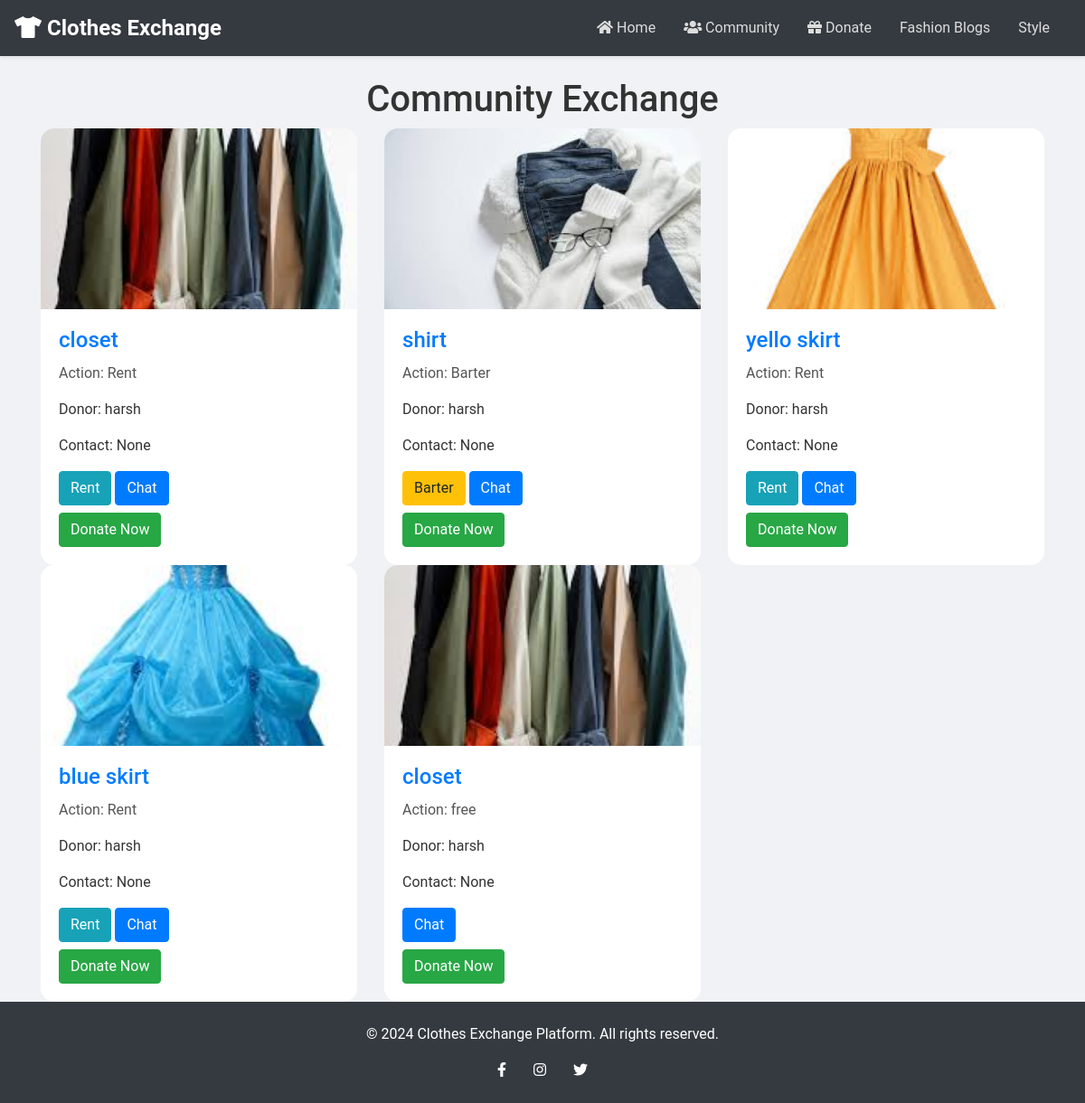
Page /donations/community/ on the committed database.
### donations/models.py (models this page shows, shortened)
class Donation(models.Model):
    ACTION_CHOICES = [
        ('donate', 'Donate'),
        ('trade', 'Trade'),
        ('lend', 'Lend'),
        ('barter', 'Barter'),
        ('rent', 'Rent'),
    ]
    clothes = models.ForeignKey(Clothes, on_delete=models.CASCADE)
    donor = models.ForeignKey(User, on_delete=models.CASCADE)
    action = models.CharField(max_length=10, choices=ACTION_CHOICES, default='donate')
    donation_date = models.DateTimeField(auto_now_add=True)
    recipient_name = models.CharField(max_length=100, null=True, blank=True)
    recipient_contact = models.CharField(max_length=15, null=True, blank=True)
    is_completed = models.BooleanField(default=False)
    barter_clothes = models.ForeignKey(Clothes, null=True, blank=True, on_delete=models.SET_NULL, related_name="barter_clothes")
    rental_period = models.PositiveIntegerField(null=True, blank=True)
    rental_end_date = models.DateField(null=True, blank=True)

### wardrobe/models.py (models this page shows, shortened)
class Clothes(models.Model):
    CATEGORY_CHOICES = [
        ('T-shirt', 'T-shirt'),
        ('Jeans', 'Jeans'),
        ('Jacket', 'Jacket'),
    ]
    name = models.CharField(max_length=100)
    image = models.ImageField(upload_to='clothes_images/')
    category = models.CharField(max_length=50, choices=CATEGORY_CHOICES)
    is_old = models.BooleanField(default=False)
    added_on = models.DateTimeField(auto_now_add=True)

### donations/views.py (the view)
# urls.py: path('community/', views.community_board, name='community_board'),
def community_board(request):
    available_items = Donation.objects.filter(is_completed=False)
    return render(request, 'donations/community_board.html', {'items': available_items})

### templates/donations/community_board.html (shortened to what this page needs)
{% extends 'base.html' %}
{% block content %}
<h1 class="text-center">Community Exchange</h1>
<div class="row">
    {% for item in items %}
    <div class="col-md-4">
        <div class="card">
            <img src="{{ item.clothes.image.url }}" class="card-img-top" alt="{{ item.clothes.name }}">
            <div class="card-body">
                <h5 class="card-title">{{ item.clothes.name }}</h5>
                <p class="card-text">Action: {{ item.get_action_display }}</p>
                <p>Donor: {{ item.donor.username }}</p>
                <p>Contact: {{ item.recipient_contact }}</p>
                {% if item.action == 'barter' %}
                    <a href="{% url 'barter_clothes' item.id %}" class="btn btn-warning">Barter</a>
                {% elif item.action == 'rent' %}
                    <a href="{% url 'rent_clothes' item.id %}" class="btn btn-info">Rent</a>
                {% endif %}
                <a href="{% url 'chat_room' item.id %}" class="btn btn-primary">Chat</a>
                <form method="post" action="{% url 'complete_transaction' item.id %}" class="mt-2">
                    <button type="submit" class="btn btn-success">Donate Now</button>
                </form>
            </div>
        </div>
    </div>
    {% endfor %}
</div>
{% endblock %}

### templates/base.html (shortened to what this page needs)
{% load static %}
<!DOCTYPE html>
<html lang="en">
<head>
    <link href="https://stackpath.bootstrapcdn.com/bootstrap/4.5.2/css/bootstrap.min.css" rel="stylesheet">
    <link href="https://cdnjs.cloudflare.com/ajax/libs/font-awesome/5.15.4/css/all.min.css" rel="stylesheet">
    <link href="{% static 'css/style.css' %}" rel="stylesheet">
</head>
<body>
    <nav class="navbar navbar-expand-lg navbar-dark bg-dark shadow-sm">
        <a class="navbar-brand" href="{% url 'home' %}">
            <i class="fas fa-tshirt"></i> Clothes Exchange
        </a>
        <div class="collapse navbar-collapse" id="navbarNav">
            <ul class="navbar-nav ml-auto">
                <li class="nav-item">
                    <a class="nav-link" href="{% url 'home' %}"><i class="fas fa-home"></i> Home</a>
                </li>
                <li class="nav-item">
                    <a class="nav-link" href="{% url 'community_board' %}"><i class="fas fa-users"></i> Community</a>
                </li>
                <li class="nav-item">
                    <a class="nav-link" href="{% url 'donation_page' %}"><i class="fas fa-gift"></i> Donate</a>
                </li>
                <li class="nav-item">
                    <a class="nav-link" href="{% url 'blog_list' %}">Fashion Blogs</a>
                </li>
                <li class="nav-item">
                    <a class="nav-link" href="http://localhost:8501/">Style</a>
                </li>
            </ul>
        </div>
    </nav>
    <div class="container mt-4">
        {% block content %}
        {% endblock %}
    </div>
    <footer class="footer bg-dark text-white text-center py-4">
        <div class="container">
            <p>&copy; 2024 Clothes Exchange Platform. All rights reserved.</p>
            <div>
                <a href="#" class="text-white mr-3"><i class="fab fa-facebook-f"></i></a>
                <a href="#" class="text-white mr-3"><i class="fab fa-instagram"></i></a>
                <a href="#" class="text-white"><i class="fab fa-twitter"></i></a>
            </div>
        </div>
    </footer>
</body>
</html>

### static/css/style.css (style rules this page uses)
body { background-color: #f0f2f5; color: #333; font-family: 'Roboto', sans-serif; }
.navbar .navbar-brand { color: #fff !important; font-weight: bold; font-size: 1.5rem; }
.navbar .nav-link { color: #ddd !important; margin-right: 15px; transition: color 0.3s; }
.footer { background-color: #343a40; }
.footer a { color: #fff; text-decoration: none; margin: 0 10px; }
.card { border: none; border-radius: 15px; overflow: hidden; transition: transform 0.2s; }
.card-img-top { height: 200px; object-fit: cover; }
.card-body { padding: 20px; }
.card-title { font-size: 1.5rem; color: #007bff; margin-bottom: 10px; }
.card-text { color: #555; }
.btn-primary { background-color: #007bff; border-color: #007bff; }
.btn-success { background-color: #28a745; border-color: #28a745; }
.btn-warning { background-color: #ffc107; border-color: #ffc107; }
.btn-info { background-color: #17a2b8; border-color: #17a2b8; }

### rows in the picture
Donation: clothes.image (picture), clothes.name "closet", action "Rent", donor.username "harsh", recipient_contact "None"
Donation: clothes.image (picture), clothes.name "shirt", action "Barter", donor.username "harsh", recipient_contact "None"
Donation: clothes.image (picture), clothes.name "yello skirt", action "Rent", donor.username "harsh", recipient_contact "None"
Donation: clothes.image (picture), clothes.name "blue skirt", action "Rent", donor.username "harsh", recipient_contact "None"
Donation: clothes.image (picture), clothes.name "closet", action "free", donor.username "harsh", recipient_contact "None"
